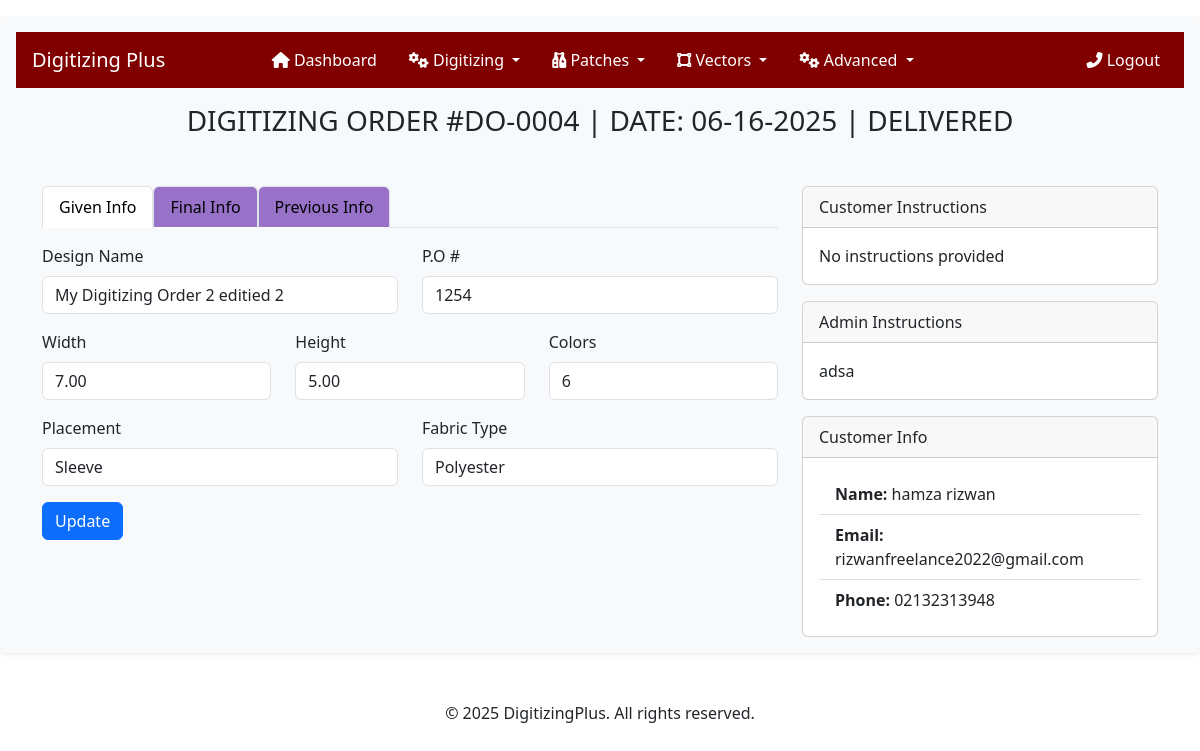
The page /user/admin/digitizing-order-details/8/ (signed in) on the database its author committed.
### crafting/models.py (models this page shows, shortened)
class DigitizingOrder(models.Model):
    user = models.ForeignKey(
        settings.AUTH_USER_MODEL,
        on_delete=models.CASCADE,
        related_name='digitizing_orders',
    )
    order_number = models.CharField(max_length=20, unique=True, blank=True)
    name = models.CharField(max_length=255)
    height = models.DecimalField(decimal_places=2, max_digits=10)
    width = models.DecimalField(decimal_places=2, max_digits=10)
    stitches = models.IntegerField(default=0, null=True, blank=True)
    colors = models.IntegerField(null=True, blank=True)
    po_number = models.IntegerField(null=True, blank=True)
    file_format = models.CharField(max_length=10, choices=FORMAT_CHOICES, null=True, blank=True)
    fabric_type = models.CharField(max_length=50, choices=FABRIC_CHOICES, null=True, blank=True)
    logo_placement = models.CharField(max_length=50, choices=LOGO_PLACEMENT, null=True, blank=True)
    instructions = models.TextField(null=True, blank=True)
    is_urgent = models.BooleanField(default=False)
    status = models.CharField(max_length=50, choices=STATUS_CHOICES, default='Processing', blank=True)
    admin_instruction = models.TextField(null=True, blank=True)
    created_at = models.DateTimeField(auto_now_add=True)
    def __str__(self):
        return self.name

class DigitizingOrderEdit(models.Model):
    original_order = models.ForeignKey(DigitizingOrder, on_delete=models.CASCADE, related_name='edits')
    order_number = models.CharField(max_length=20, unique=True)
    name = models.CharField(max_length=255)
    po_number = models.CharField(max_length=50, null=True, blank=True)
    width = models.DecimalField(max_digits=6, decimal_places=2, null=True)
    height = models.DecimalField(max_digits=6, decimal_places=2, null=True)
    colors = models.IntegerField(null=True, blank=True)
    logo_placement = models.CharField(max_length=255, null=True, blank=True)
    fabric_type = models.CharField(max_length=255, null=True, blank=True)
    edited_at = models.DateTimeField(auto_now_add=True)

### users/models.py (models this page shows, shortened)
class User(AbstractUser):
    COUNTRY_CHOICES = [
        ('United States', 'United States'),
        ('United Kingdom', 'United Kingdom'),
        ('Australia', 'Australia'),
        ('New Zealand', 'New Zealand'),
        ('Germany', 'Germany'),
        ('Canada', 'Canada'),
    ]
    username = None
    user_id = models.CharField(max_length=100, unique=True, blank=False, null=False)
    email = models.EmailField(unique=True)
    email2 = models.EmailField(blank=True, null=True, verbose_name="Secondary Email")
    email3 = models.EmailField(blank=True, null=True, verbose_name="Tertiary Email")
    first_name = models.CharField(max_length=100, blank=False, null=False)
    last_name = models.CharField(max_length=100, blank=False, null=False)
    phone_number = models.CharField(max_length=50, null=True, blank=True)
    address = models.CharField(max_length=500)
    city = models.CharField(max_length=50)
    state = models.CharField(max_length=50)
    zip_code = models.CharField(max_length=15)
    created_at = models.DateField(auto_now_add=True, null=True, blank=True)
    country = models.CharField(
        max_length=15,
        choices=COUNTRY_CHOICES,
        default='US',  # Default to United States
        verbose_name="Country"
    )
    USERNAME_FIELD = 'user_id'
    REQUIRED_FIELDS = []  # Removed email from required fields
    objects = UserManager()
    COUNTRY_CODE_MAP = {
        'United States': 'us',
        'United Kingdom': 'gb',
        'Australia': 'au',
        'New Zealand': 'nz',
        'Germany': 'de',
        'Canada': 'ca',
    }
    def get_all_emails(self):
        return [email for email in [self.email, self.email2, self.email3] if email]

### users/adminviews.py (the view, shortened to what this page needs)
# urls.py: path('admin/digitizing-order-details/<int:pk>/', adminviews.finalize_digitizing_order, name='admin-digitizing-order-details'),
@login_required
@user_passes_test(lambda u: u.is_superuser)
def finalize_digitizing_order(request, pk):
    order = get_object_or_404(DigitizingOrder, pk=pk)
    edit = order.edits.order_by('-edited_at').first()  # Get latest edit if exists
    finalized_order = getattr(order, 'finalized_version', None)
    current_info = edit if edit else order
    previous_info = order if edit else None
    print(f"Current Edited Order {current_info}")
    print(f"Previous Original Order {previous_info}")
    finalized_files = finalized_order.digitizing_files.all() if finalized_order else []
    today = timezone.now()
    return render(request, 'users/admin/digitizing-order-details.html', {
        'order': order,
        'user': order.user,
        'finalized_order': finalized_order,
        'finalized_files': finalized_files,
        'today': today,
        'current_info': current_info,
        'previous_info': previous_info,
    })

### digitizingplus/context_processors.py (called while the page is built)
def company_info(request):
    try:
        company = CompanyInfo.objects.first()
    except CompanyInfo.DoesNotExist:
        company = None
    return {'company_info': company}

### users/templates/users/admin/digitizing-order-details.html (shortened to what this page needs)
{% extends "users/admin/base.html" %}
{% load static %}
{% block content %}
<h3 class="text-center mt-3 mb-2">
    DIGITIZING ORDER #{{ order.order_number }} | DATE: {{ order.created_at|date:"m-d-Y" }} | {{ order.status|upper }}
</h3>
<div class="row mt-5">
    <div class="col-md-8">
        <ul class="nav nav-tabs" id="orderTabs" role="tablist">
            <li class="nav-item">
                <button class="nav-link active" id="given-tab" data-bs-toggle="tab" data-bs-target="#given" type="button" role="tab">Given Info</button>
            </li>
            <li class="nav-item">
                <button class="nav-link" id="final-tab" data-bs-toggle="tab" data-bs-target="#final" type="button" role="tab">Final Info</button>
            </li>
            <li class="nav-item">
                <button class="nav-link" id="previous-tab" data-bs-toggle="tab" data-bs-target="#previous" type="button" role="tab">Previous Info</button>
            </li>
        </ul>
        <div class="tab-content mt-3" id="orderTabsContent">
            <div class="tab-pane fade show active" id="given" role="tabpanel">
                <form method="post" enctype="multipart/form-data">
                    <div class="row">
                        <div class="col-md-6 mb-3">
                            <label class="form-label">Design Name</label>
                            <input type="text" name="design_name" class="form-control" value="{{ current_info.name }}">
                        </div>
                        <div class="col-md-6 mb-3">
                            <label class="form-label">P.O #</label>
                            <input type="number" name="po_number" class="form-control" value="{{ current_info.po_number }}">
                        </div>
                        <div class="col-md-4 mb-3">
                            <label class="form-label">Width</label>
                            <input type="number" step="0.01" name="width" class="form-control" value="{{ current_info.width }}">
                        </div>
                        <div class="col-md-4 mb-3">
                            <label class="form-label">Height</label>
                            <input type="number" step="0.01" name="height" class="form-control" value="{{ current_info.height }}">
                        </div>
                        <div class="col-md-4 mb-3">
                            <label class="form-label">Colors</label>
                            <input type="number" name="colors" class="form-control" value="{{ current_info.colors }}">
                        </div>
                        <div class="col-md-6 mb-3">
                            <label class="form-label">Placement</label>
                            <input type="text" name="logo_placement" class="form-control" value="{{ current_info.logo_placement }}">
                        </div>
                        <div class="col-md-6 mb-3">
                            <label class="form-label">Fabric Type</label>
                            <input type="text" name="fabric_type" class="form-control" value="{{ current_info.fabric_type }}">
                        </div>
                    </div>
                    <button type="submit" class="btn btn-primary">Update</button>
                </form>
            </div>
        </div>
    </div>
    <div class="col-md-4">
        <div class="card mb-3">
            <div class="card-header">Customer Instructions</div>
            <div class="card-body">
                <p class="card-text">{{ order.instructions|default:"No instructions provided" }}</p>
            </div>
        </div>
        <div class="card mb-3">
            <div class="card-header">Admin Instructions</div>
            <div class="card-body">
                <p class="card-text">{{ order.admin_instruction|default:"No admin instructions yet." }}</p>
            </div>
        </div>
        <div class="card">
            <div class="card-header">Customer Info</div>
            <div class="card-body">
                <ul class="list-group list-group-flush">
                    <li class="list-group-item"><strong>Name:</strong> {{ user.get_full_name }}</li>
                    <li class="list-group-item"><strong>Email:</strong> {{ user.email }}</li>
                    <li class="list-group-item"><strong>Phone:</strong> {{ user.phone_number|default:"Not provided" }}</li>
                </ul>
            </div>
        </div>
    </div>
</div>
{% endblock %}

### users/templates/users/admin/base.html (style rules this page uses)
input[type="number"] { -moz-appearance: textfield; }

### users/templates/users/admin/digitizing-order-details.html (style rules this page uses)
.nav-tabs .nav-link { color: #000; background-color: rgba(79, 13, 165, 0.57); border-color: #dee2e6 #dee2e6 #fff; }
.nav-tabs .nav-link.active { color: #000; background-color: #fff; border-color: #dee2e6 #dee2e6 #fff; }

### rows shown on the page
DigitizingOrder: order_number "DO-0004", created_at "06-16-2025", status "DELIVERED", instructions "No instructions provided", admin_instruction "adsa"
DigitizingOrderEdit: design_name "My Digitizing Order 2 editied 2", po_number "1254", width "7.00", height "5.00", colors "6", logo_placement "Sleeve", fabric_type "Polyester"
User: get_full_name "hamza rizwan", email "rizwanfreelance2022@gmail.com", phone_number "02132313948"
